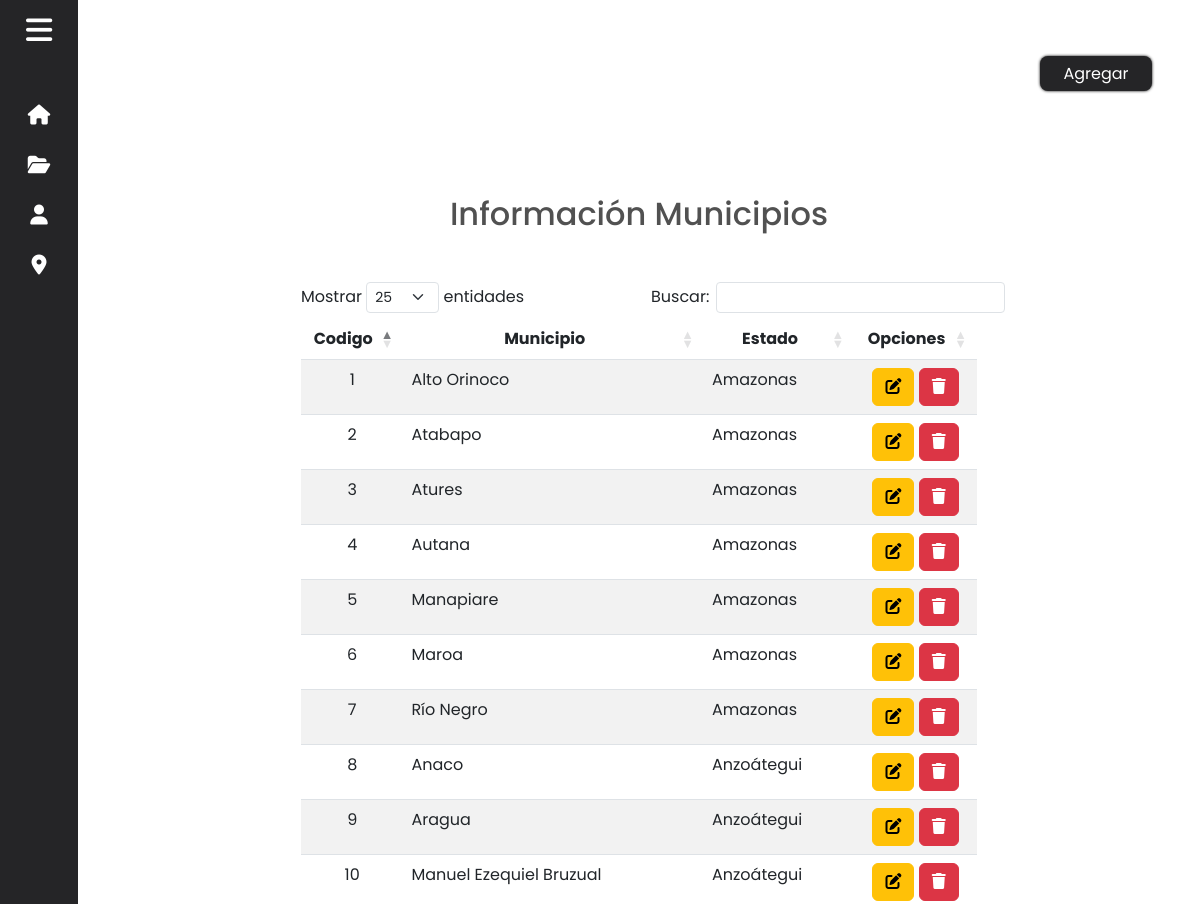
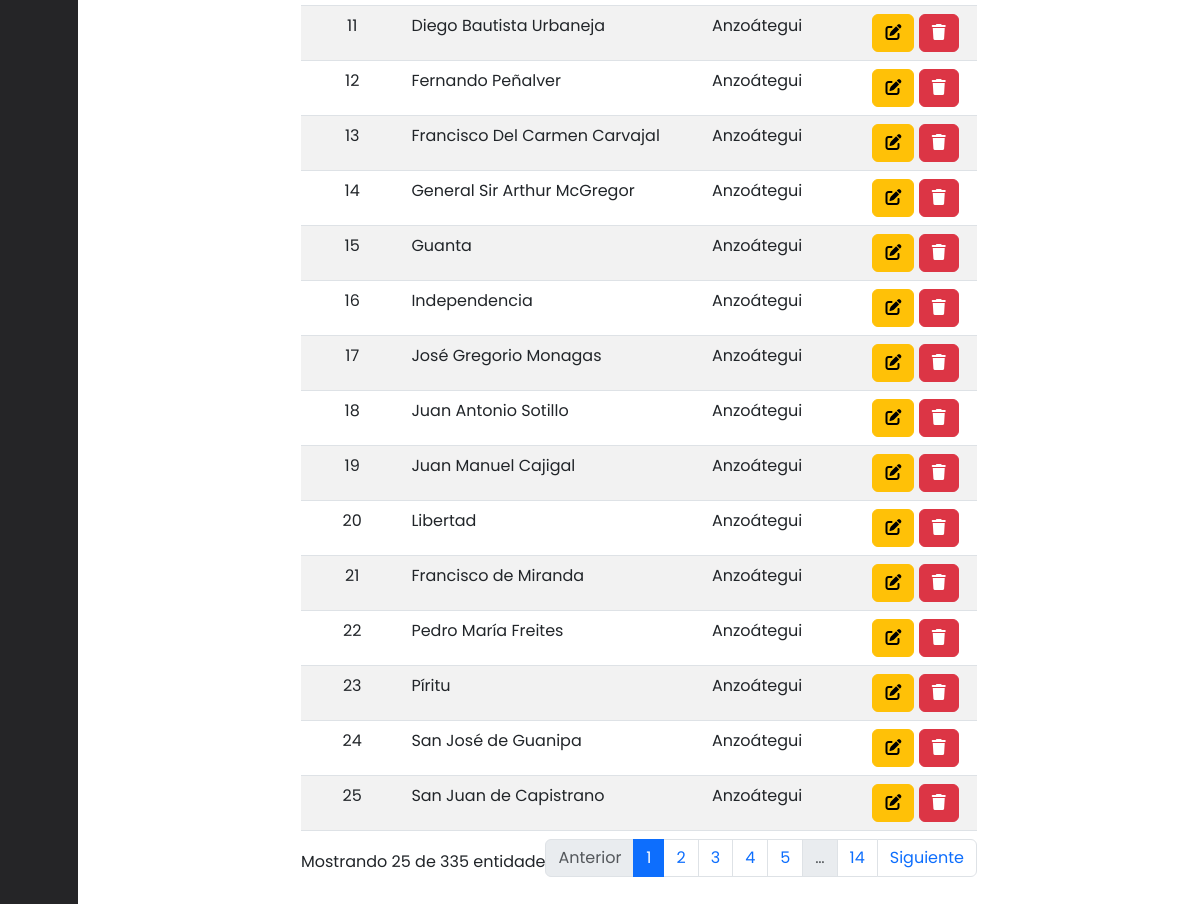
The page /Views/Domicilio/Municipio/index.php on the database its author committed (2 pictures, top to bottom).
### tables this page shows
CREATE TABLE IF NOT EXISTS `domicilio_municipio` (
  `codigo` INT NOT NULL,
  `descripcion` VARCHAR(100) NOT NULL,
  `estado_codigo` INT NOT NULL,
  PRIMARY KEY (`codigo`),
  INDEX `fk_domicilio_municipio_domicilio_estado1_idx` (`estado_codigo` ASC),
  CONSTRAINT `fk_domicilio_municipio_domicilio_estado1`
    FOREIGN KEY (`estado_codigo`)
    REFERENCES `domicilio_estado` (`codigo`)
    ON DELETE NO ACTION
    ON UPDATE NO ACTION);

CREATE TABLE IF NOT EXISTS `domicilio_estado` (
  `codigo` INT NOT NULL,
  `descripcion` VARCHAR(100) NOT NULL,
  PRIMARY KEY (`codigo`));

### Models/Domicilio_Models/MunicipioModel.php (called while the page is built, shortened)
<?php
class MunicipioModel
{
    public static function read()
    {
        $conexion = Conectar::conexion();
        $sql_municipio = "SELECT m.codigo, m.descripcion, e.descripcion AS estado, e.codigo AS estado_codigo FROM domicilio_municipio m
                        INNER JOIN domicilio_estado e ON m.estado_codigo = e.codigo ORDER BY m.codigo ASC";
        if (!$result_municipio = mysqli_query($conexion, $sql_municipio)) die();
        return $result_municipio;
    }
}

### Views/Domicilio/Municipio/read.php (the view, shortened to what this page needs)
<link rel="stylesheet" href="https://cdnjs.cloudflare.com/ajax/libs/twitter-bootstrap/5.3.0/css/bootstrap.min.css">
<link rel="stylesheet" href="https://cdn.datatables.net/1.13.5/css/dataTables.bootstrap5.min.css">
<section class="home">
    <div class="agregarbttn">
        <a href="/Funeraria/Views/Domicilio/Municipio/create.php"><button type="button" class="bttn" class="tittle">Agregar</button></a>
    </div>
    <main class="main">
        <h2 class="title-h2">Información Municipios</h2>
        <div class="conta">
            <div class="container my-5">
                <table id="datatable" class="table table-striped" style="width:100%">
                    <thead>
                        <tr>
                            <th class="text-center">Codigo</th>
                            <th class="text-center">Municipio</th>
                            <th class="text-center">Estado</th>
                            <th class="text-center">Opciones</th>
                        </tr>
                    </thead>
                    <tbody>
                        <?php
                        include($_SERVER['DOCUMENT_ROOT'] . "/Funeraria/Models/Domicilio_Models/MunicipioModel.php");
                        $municipios = MunicipioModel::read();
                        foreach ($municipios as $municipio) { ?>
                            <tr>
                                <td class="text-center"><?= $municipio["codigo"] ?></td>
                                <td><?= $municipio["descripcion"] ?></td>
                                <td><?= $municipio["estado"] ?></td>
                                <td class="text-center">
                                    <a href="/Funeraria/Views/Domicilio/Municipio/update.php?codigo=<?= $municipio["codigo"] ?>&descripcion=<?= $municipio["descripcion"] ?>&estado=<?= $municipio["estado"] ?>&estado_codigo=<?= $municipio["estado_codigo"] ?>"><button type="button" class="btn btn-warning"><i class="fa-solid fa-pen-to-square"></i></button></a>
                                    <a href="/Funeraria/Views/Domicilio/Municipio/index.php?codigo=<?= $municipio["codigo"] ?>" onclick="return eliminarMunicipio()"> <button type="button" name="eliminar" class="btn btn-danger"><i class="fa-solid fa-trash"></i></button></a>
                                </td>
                            </tr>
                        <?php } ?>
                    </tbody>
                </table>
                <?php
                include_once($_SERVER['DOCUMENT_ROOT'] . "/Funeraria/Models/Domicilio_Models/MunicipioModel.php");
                ?>
            </div>
        </div>
    </main>
</section>

### Styles/general.css (style rules this page uses)
* { font-family: 'Poppins', sans-serif; margin: 0; padding: 0; box-sizing: border-box; list-style: none; text-decoration: none; }
:root { --color_Light0: #F9F9F9; --color_Light1: #CCCCCC; --color_Light2: #666666; --color_Dark1: #252527; --color_Dark2: #333333; --color_Dark3: #515151; }
body { background-color: var(--color_Light0); }
.home { position: relative; left: 260px; width: calc(100% - 260px); transition: all .5s ease; }
.sidebar.close ~ .home { left: 78px; width: calc(100% - 78px); }
.main { position: relative; width: calc(80vw - 260px); left: 50%; transform: translateX(-50%); padding-top: 5rem; }
a { text-decoration: none !important; }
.title-h2, .title-h3 { text-align: center; font-family: 'Poppins', sans-serif; font-weight: 500; font-size: 2rem; }
.title-h2 { color: var(--color_Dark3); }
.bttn { font-family: 'Poppins', sans-serif; font-size: 1rem; width: 7rem !important; height: 2.2rem; border-radius: .5rem; border: 1px solid transparent; margin: 1.5rem 0rem; box-shadow: 0px 0px 3px #000000; background-color: var(--color_Dark1); color: #ffffff; }
.agregarbttn { display: flex; flex-direction: row-reverse; margin: 2rem 3rem 0rem 0rem; }

### rows shown on the page
domicilio_municipio: codigo "1", descripcion "Alto Orinoco", estado_codigo.descripcion "Amazonas"
domicilio_municipio: codigo "2", descripcion "Atabapo", estado_codigo.descripcion "Amazonas"
domicilio_municipio: codigo "3", descripcion "Atures", estado_codigo.descripcion "Amazonas"
domicilio_municipio: codigo "4", descripcion "Autana", estado_codigo.descripcion "Amazonas"
domicilio_municipio: codigo "5", descripcion "Manapiare", estado_codigo.descripcion "Amazonas"
domicilio_municipio: codigo "6", descripcion "Maroa", estado_codigo.descripcion "Amazonas"
domicilio_municipio: codigo "7", descripcion "Río Negro", estado_codigo.descripcion "Amazonas"
domicilio_municipio: codigo "8", descripcion "Anaco", estado_codigo.descripcion "Anzoátegui"
domicilio_municipio: codigo "9", descripcion "Aragua", estado_codigo.descripcion "Anzoátegui"
domicilio_municipio: codigo "10", descripcion "Manuel Ezequiel Bruzual", estado_codigo.descripcion "Anzoátegui"
domicilio_municipio: codigo "11", descripcion "Diego Bautista Urbaneja", estado_codigo.descripcion "Anzoátegui"
domicilio_municipio: codigo "12", descripcion "Fernando Peñalver", estado_codigo.descripcion "Anzoátegui"
domicilio_municipio: codigo "13", descripcion "Francisco Del Carmen Carvajal", estado_codigo.descripcion "Anzoátegui"
domicilio_municipio: codigo "14", descripcion "General Sir Arthur McGregor", estado_codigo.descripcion "Anzoátegui"
domicilio_municipio: codigo "15", descripcion "Guanta", estado_codigo.descripcion "Anzoátegui"
domicilio_municipio: codigo "16", descripcion "Independencia", estado_codigo.descripcion "Anzoátegui"
domicilio_municipio: codigo "17", descripcion "José Gregorio Monagas", estado_codigo.descripcion "Anzoátegui"
domicilio_municipio: codigo "18", descripcion "Juan Antonio Sotillo", estado_codigo.descripcion "Anzoátegui"
domicilio_municipio: codigo "19", descripcion "Juan Manuel Cajigal", estado_codigo.descripcion "Anzoátegui"
domicilio_municipio: codigo "20", descripcion "Libertad", estado_codigo.descripcion "Anzoátegui"
domicilio_municipio: codigo "21", descripcion "Francisco de Miranda", estado_codigo.descripcion "Anzoátegui"
domicilio_municipio: codigo "22", descripcion "Pedro María Freites", estado_codigo.descripcion "Anzoátegui"
domicilio_municipio: codigo "23", descripcion "Píritu", estado_codigo.descripcion "Anzoátegui"
domicilio_municipio: codigo "24", descripcion "San José de Guanipa", estado_codigo.descripcion "Anzoátegui"
domicilio_municipio: codigo "25", descripcion "San Juan de Capistrano", estado_codigo.descripcion "Anzoátegui"
